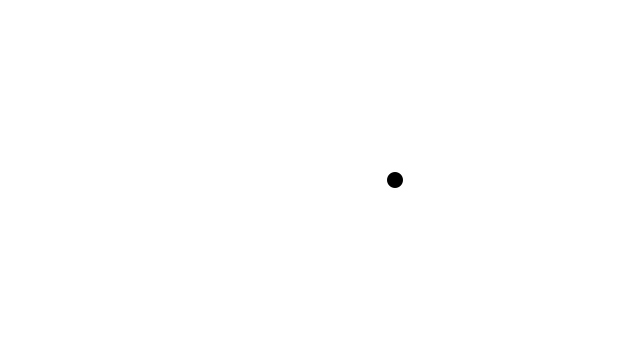
Frame 1 (no input)
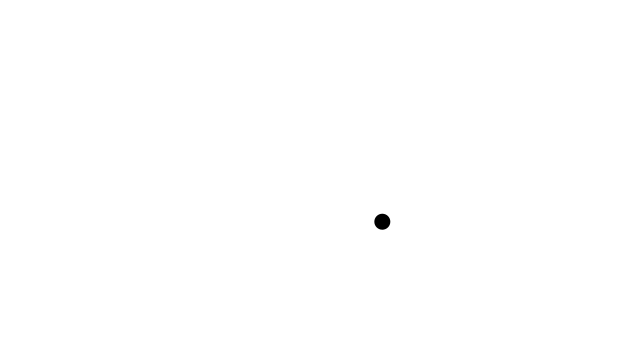
Frame 60 (the mouse pressed at the canvas centre just before this capture)
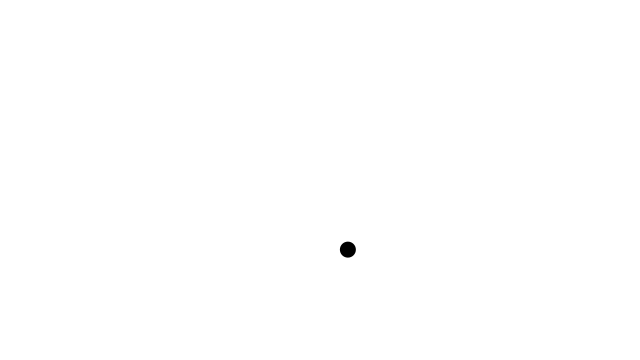
Frame 120 (the mouse held since frame 60 and released just before this capture)

The Processing sketch that drew these frames (run headless with seeded random() and noise(); from frame 60 on, the mouse is pressed at the canvas centre):

// Processing sketch: PolarToCartesian
// ── PolarToCartesian.pde
// Sample project with Polar to Cartesian conversion
// Circle travels center using Polar coordinates

float r = 75;
float theta = 0;

void setup() {
  size(640,360);
}

void draw() {
  background(255);
  
  // Convert theta to x and y coordinates
  float x = r * cos(theta);
  float y = r * sin(theta);
  
  noStroke();
  fill(0);
  ellipse(x+width/2, y+height/2, 16, 16);
  
  theta += 0.01;
}
